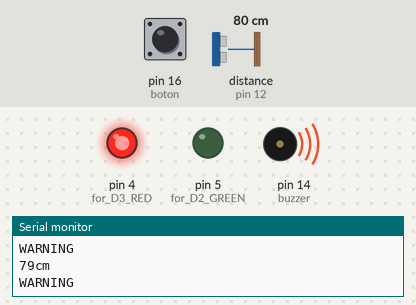
This sketch was run on a simulated Arduino Uno, built with avr-gcc and run on an emulated ATmega328P. Parts: output pins drawn as LEDs (lit = HIGH), buzzer (waves = sounding), the last lines printed to the serial monitor. Wiring (inferred from the names in the program): ultrasonic range finder: trigger pin 13; echo pin 12. The test bench sets the inputs (shaded band); at power-on: distance to the obstacle (sensor on pin 12) 80 cm, pin 16 (boton) LOW. The echo pulse lasts 58.3 µs per cm; pins used as bus, display or sensor lines are not drawn.

Above: at 1.2 s.
1.3 s: distance to the obstacle (sensor on pin 12) set to 146 cm
2.8 s: distance to the obstacle (sensor on pin 12) set to 155 cm
At 3.2 s:
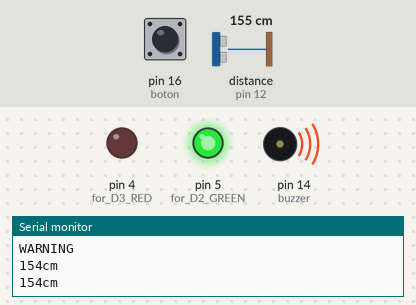
4.3 s: pin 16 (boton) pulled HIGH for 0.3 s
At 4.9 s:
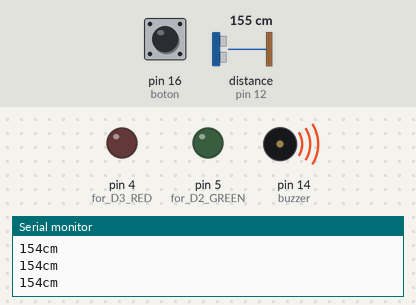
6.1 s: pin 16 (boton) pulled HIGH for 1 s
At 8.3 s:
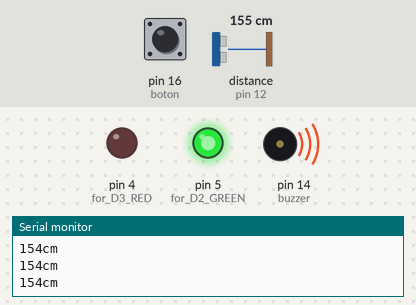
8.6 s: pin 16 (boton) pulled HIGH for 3.2 s
At 13.2 s:
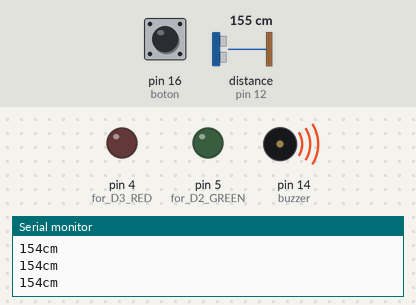
Timing chart, 0 to 14.3 s (numbered marks = the images above; inputs shaded):
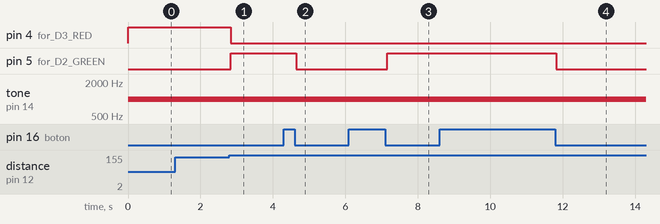

The sketch:

LAB3_continued.ino
```cpp
char entrada = 0;
char bandera = 0;
int boton = 16;
byte last = LOW;
byte led = HIGH;
int trigPin = 13;
int echoPin = 12;
int buzzer = 14;
long duration, cm;
unsigned long tiempo = 40;
unsigned long tiempo1 = 0;

void setup() {
  // put your setup code here, to run once:
  pinMode(16,INPUT);
  pinMode(5, OUTPUT);   //for D2 GREEN
  pinMode(4, OUTPUT);   //for D3 RED
  pinMode(0, OUTPUT);   //for buzzer D4
  pinMode(trigPin,OUTPUT);
  pinMode(echoPin,INPUT);
  pinMode(14,OUTPUT);
  Serial.begin(9600);
  digitalWrite(0, LOW);
  digitalWrite(4, LOW);
  digitalWrite(5, HIGH);
}

void loop() {
  // put your main code here, to run repeatedly:
  sensing();
  bottom();
}

void sensing() {
  // put your main code here, to run repeatedly:
  if (bandera == 0){
  digitalWrite(trigPin,LOW);
  delayMicroseconds(5);
  digitalWrite(trigPin,HIGH);
  delayMicroseconds(10);
  digitalWrite(trigPin,LOW);

  duration = pulseIn(echoPin,HIGH);

  cm = (duration/2)/29.1;
  Serial.print(cm);
  Serial.print("cm");
  Serial.println();
  digitalWrite(buzzer,LOW);

    if(cm<150)
    {
      Serial.print("WARNING");
      Serial.println();
      //digitalWrite(buzzer,HIGH);
      tone(buzzer,1000);
      digitalWrite(0, HIGH);
      digitalWrite(4, HIGH);
      digitalWrite(5, LOW);
    }
    else{
      digitalWrite(0, LOW);
      digitalWrite(4, LOW);
      digitalWrite(5, HIGH);
    }
  delay(250);
  }
  else if (bandera == 1){
    digitalWrite(trigPin,LOW);
    digitalWrite(buzzer,LOW);
    digitalWrite(0, LOW);
    digitalWrite(4, LOW);
    digitalWrite(5, LOW);
    delay(250);
  }
}

void bottom() {
  // put your main code here, to run repeatedly:
  if((millis()-tiempo)>tiempo1){
    byte button = digitalRead(boton);
    if(button != last)
    {
      last = button;
      if(button == LOW)
      {
        led = (led == HIGH) ? LOW : HIGH;
        digitalWrite(4,LOW);
        digitalWrite(0,LOW);
        digitalWrite(5,LOW);
        if (led == LOW){
          bandera = 1;
        }
        else{
          bandera = 0;
        }
      }
    }
  }
}
```

Measured:
- the behaviour switches between 150 and 151 cm on distance to the obstacle (sensor on pin 12) (found by bisection; images 0 and 1)
- after the input at 2.8 s, pin 4 (for_D3_RED): HIGH → LOW at once; pin 5 (for_D2_GREEN): LOW → HIGH at once
- after the input at 4.3 s, pin 5 (for_D2_GREEN): HIGH → LOW after 0.35 s
- after the input at 6.1 s, pin 5 (for_D2_GREEN): LOW → HIGH after 1.1 s
- after the input at 8.6 s, pin 5 (for_D2_GREEN): HIGH → LOW after 3.2 s
